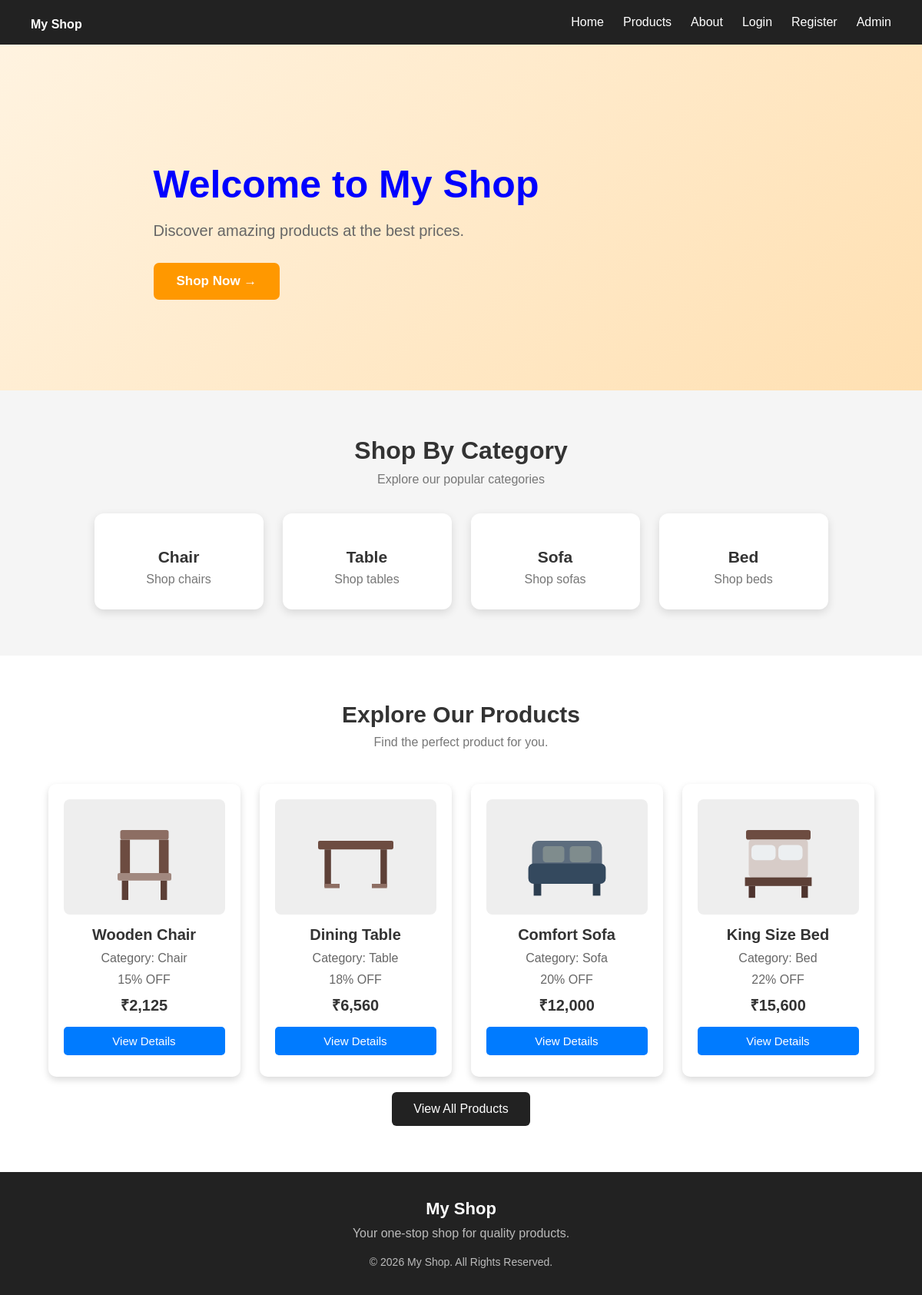
The page / on the database its author committed.
### app.py (models this page shows)
class Product(db.Model):
    id = db.Column(db.Integer, primary_key=True)
    name = db.Column(db.String(160), nullable=False)
    category = db.Column(db.String(40), nullable=False)
    price = db.Column(db.Float, nullable=False)
    image = db.Column(db.String(255), nullable=False)
    description = db.Column(db.Text, default="")

### app.py (the view)
@app.route("/")
def home():
    featured = Product.query.limit(4).all()
    priced = [(product, product_pricing(product)) for product in featured]
    return render_template("home.html", featured=priced)

### app.py (called while the page is built)
def inr(amount):
    return "₹{:,.0f}".format(round(amount))

def category_discount(category):
    return CATEGORY_DISCOUNTS.get(category, 0)

def product_pricing(product):
    original = float(product.price)
    cat_off = category_discount(product.category)
    total_off = NORMAL_DISCOUNT + cat_off
    discount_amount = original * total_off / 100
    final_price = original - discount_amount
    return {
        "original": original,
        "category_discount": cat_off,
        "total_discount": total_off,
        "final_price": final_price,
    }

def rupee_filter(value):
    try:
        return inr(float(value))
    except (TypeError, ValueError):
        return inr(0)

@app.context_processor
def inject_globals():
    cart = session.get("cart", {})
    cart_count = sum(int(qty) for qty in cart.values())
    return {
        "current_user": get_current_user(),
        "cart_count": cart_count,
        "categories": CATEGORIES,
        "now_year": datetime.now().year,
    }

def get_current_user():
    user_id = session.get("user_id")
    if not user_id:
        return None
    return db.session.get(User, user_id)

### templates/home.html (shortened to what this page needs)
{% extends "base.html" %}
{% block styles %}
<link rel="stylesheet" href="{{ url_for('static', filename='css/style.css') }}">
<link rel="stylesheet" href="{{ url_for('static', filename='css/products.css') }}">
{% endblock %}
{% block content %}
<section class="hero">
    <div class="hero-content">
        <h1>Welcome to My Shop</h1>
        <p>Discover amazing products at the best prices.</p>
        <a href="{{ url_for('products') }}">
            <button class="shop-btn" type="button">Shop Now →</button>
        </a>
    </div>
</section>
<section class="categories-section">
    <h2>Shop By Category</h2>
    <p class="category-text">Explore our popular categories</p>
    <div class="category-container">
        {% for category in categories %}
        <a href="{{ url_for('products', category=category) }}" style="text-decoration:none;color:inherit;">
            <div class="category-card">
                <h3>{{ category }}</h3>
                <p>Shop {{ category.lower() }}s</p>
            </div>
        </a>
        {% endfor %}
    </div>
</section>
<section class="product-section">
    <h2>Explore Our Products</h2>
    <p>Find the perfect product for you.</p>
    <div class="product-container">
        {% for product, pricing in featured %}
        <div class="product">
            <div class="product-image">
                <img src="{{ url_for('static', filename=product.image) }}" alt="{{ product.name }}">
            </div>
            <h2>{{ product.name }}</h2>
            <p>Category: {{ product.category }}</p>
            <p class="discount">{{ pricing.total_discount }}% OFF</p>
            <h3 class="final-price">{{ pricing.final_price | inr }}</h3>
            <a href="{{ url_for('product_details', product_id=product.id) }}">
                <button type="button">View Details</button>
            </a>
        </div>
        {% endfor %}
    </div>
    <a href="{{ url_for('products') }}">
        <button class="view-btn" type="button">View All Products</button>
    </a>
</section>
<footer>
    <h3>My Shop</h3>
    <p>Your one-stop shop for quality products.</p>
    <p class="copyright">© {{ now_year }} My Shop. All Rights Reserved.</p>
</footer>
{% endblock %}

### static/css/style.css (style rules this page uses)
body { background-color: lightblue; font-family: Arial, sans-serif; }
h1 { color: blue; text-align: center; }
button { background-color: blue; color: white; padding: 10px 20px; border: none; border-radius: 5px; }
* { margin: 0; padding: 0; box-sizing: border-box; }
body { font-family: Arial, sans-serif; background-color: #f5f5f5; color: #333; }
.hero { min-height: 450px; display: flex; justify-content: space-around; align-items: center; padding: 50px; background: linear-gradient( 135deg, #fff3e0, #ffe0b2 ); }
.hero-content { max-width: 550px; }
.hero-content h1 { font-size: 50px; margin-bottom: 20px; }
.hero-content p { font-size: 20px; color: #666; margin-bottom: 30px; }
.shop-btn { padding: 14px 30px; border: none; border-radius: 7px; background-color: #ff9800; color: white; font-size: 17px; font-weight: bold; cursor: pointer; transition: 0.3s; }
.categories-section { text-align: center; padding: 60px 30px; }
.categories-section h2 { font-size: 32px; margin-bottom: 10px; }
.category-text { color: #777; margin-bottom: 35px; }
.category-container { display: flex; justify-content: center; flex-wrap: wrap; gap: 25px; }
.category-card { width: 220px; background-color: white; padding: 30px 20px; border-radius: 12px; box-shadow: 0 4px 12px rgba(0, 0, 0, 0.12); transition: 0.3s; }
.category-card h3 { font-size: 21px; margin-bottom: 8px; }
.category-card p { color: #777; }
.product-section { text-align: center; padding: 60px 20px; background-color: white; }
.product-section h2 { font-size: 30px; margin-bottom: 10px; }
.product-section p { color: #777; margin-bottom: 25px; }
.view-btn { padding: 13px 28px; background-color: #222; color: white; border: none; border-radius: 6px; font-size: 16px; cursor: pointer; transition: 0.3s; }
footer { background-color: #222; color: white; text-align: center; padding: 35px 20px; }
footer h3 { font-size: 22px; margin-bottom: 10px; }
footer p { color: #bbb; }
.copyright { margin-top: 20px; font-size: 14px; }

### static/css/products.css (style rules this page uses)
* { margin: 0; padding: 0; box-sizing: border-box; }
body { font-family: Arial, sans-serif; background-color: #f5f5f5; color: #333; }
h1 { text-align: center; margin: 35px 0 20px; font-size: 32px; }
.product-container { display: flex; justify-content: center; flex-wrap: wrap; gap: 25px; padding: 20px 40px; }
.product { width: 250px; background-color: white; padding: 20px; text-align: center; border-radius: 10px; box-shadow: 0 4px 10px rgba(0, 0, 0, 0.15); transition: 0.3s; }
.product-image { height: 150px; width: 100%; display: flex; justify-content: center; align-items: center; background-color: #eeeeee; border-radius: 8px; margin-bottom: 15px; overflow: hidden; }
.product-image img { width: 80px !important; height: 80px !important; object-fit: contain; display: block; }
.product h2 { font-size: 20px; margin-bottom: 10px; }
.product p { color: #666; margin-bottom: 10px; }
.product h3 { font-size: 20px; margin-bottom: 15px; }
.product button { width: 100%; padding: 10px; border: none; border-radius: 5px; background-color: #28a745; color: white; font-size: 15px; cursor: pointer; }
.product button { margin-bottom: 8px; }
.product button:last-child { background-color: #007bff; }

### static/css/extra.css (style rules this page uses)
.product-image img { width: 140px !important; height: 140px !important; object-fit: contain; }

### rows shown on the page
Product: category "Chair", lower "chair", image (picture), name "Wooden Chair", total_discount "15", final_price|inr "₹2,125"
Product: category "Table", lower "table", image (picture), name "Dining Table", total_discount "18", final_price|inr "₹6,560"
Product: category "Sofa", lower "sofa", image (picture), name "Comfort Sofa", total_discount "20", final_price|inr "₹12,000"
Product: category "Bed", lower "bed", image (picture), name "King Size Bed", total_discount "22", final_price|inr "₹15,600"
